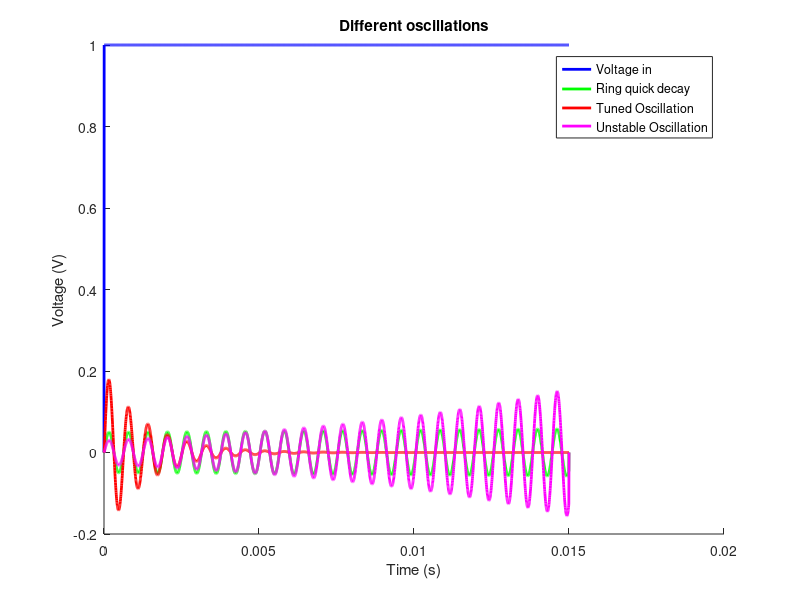
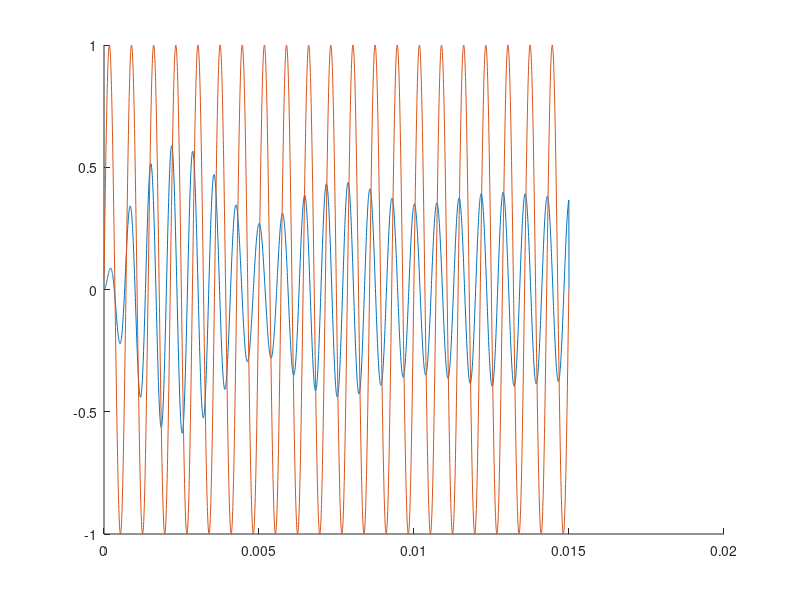
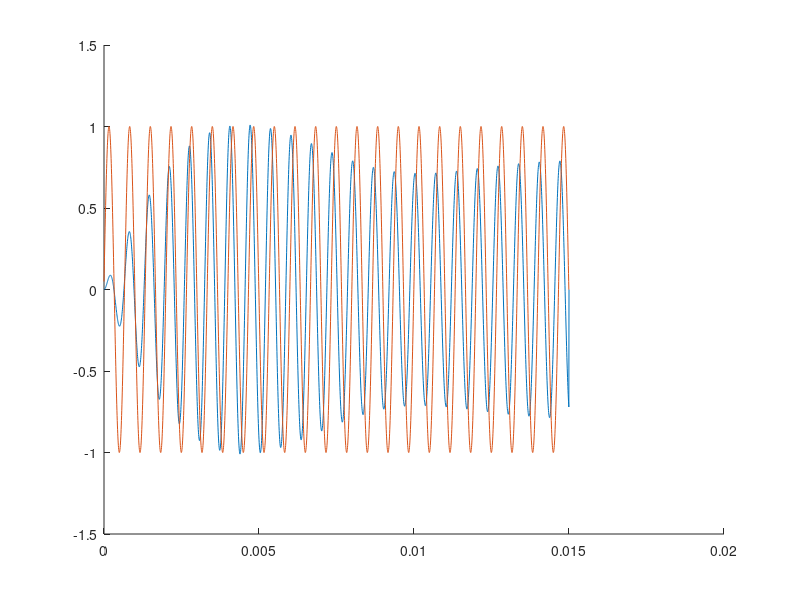
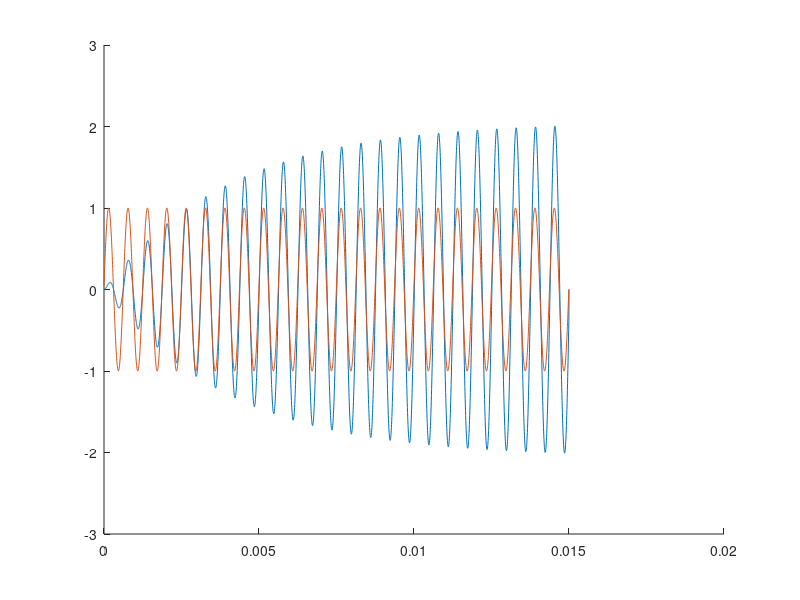

Write MATLAB code to recreate these figures, in order.
% Script to simulate RLC circuit

%% Initial constants
h = 1/(192*10^3); % h is 1/192k hz

kmax = 2880; % number of time steps

% components of circuit
% Green
R1 = 50;
L1 = 100*10^-3;
C1 = 0.1*10^-6;

% Components for other 2 circuits
% Red
R2 = 200;
L2 = 100*10^-3;
C2 = 0.1*10^-6;

% Purple
R3 = 30;
L3 = 100*10^-3;
C3 = 0.1*10^-6;


Vin = [0; ones(kmax, 1)];

Vc = 0;
I = 0;

% Matricies derived
x1 = [Vc, I; zeros(kmax, 2)];
A1 = [1, h/C1;
    -h/L1, 1-h*R1/L1];
B1 = [0; h/L1];

x2 = [Vc, I; zeros(kmax, 2)];
A2 = [1, h/C2;
    -h/L2, 1-h*R2/L2];
B2 = [0; h/L2];

x3 = [Vc, I; zeros(kmax, 2)];
A3 = [1, h/C3;
    -h/L3, 1-h*R3/L3];
B3 = [0; h/L3];

%% Simulating as time goes on
for k=2:kmax
    x1(k, :) = A1*(x1(k-1, :)')+B1*Vin(k-1, :);
    x2(k, :) = A2*(x2(k-1, :)')+B2*Vin(k-1, :);
    x3(k, :) = A3*(x3(k-1, :)')+B3*Vin(k-1, :);
end

%% Plotting
t = 0:h:kmax*h; % Make time vector

figure;
hold on;
plot(t, Vin(:, 1), 'b', 'linewidth',2);
plot(t, x1(:, 2)*R1, 'g', 'linewidth',2);
plot(t, x2(:, 2)*R2, 'r', 'linewidth',2);
plot(t, x3(:, 2)*R3, 'm', 'linewidth',2);
legend("Voltage in", "Ring quick decay", "Tuned Oscillation", "Unstable Oscillation");
ylabel("Voltage (V)");
xlabel("Time (s)");
title("Different oscillations");


%% Questions
% C changes how fast the oscillations dampen, and the decay. An increase in
% C causes the oscillations to dampen much quicker, and a smaller C causes 
% oscillations to dampen slower. It also affects the amplitude of the
% graph.

% Changing R only changes how fast the oscillation dampens. A larger R
% makes the oscillations dampen faster, and a smaller R causes them to
% dampen slower.

% Changing L changes the period of the oscillation. A larger L value makes
% the period larger.

%% Sounds
soundsc(x1); % Green
% Sounds like an even, low note
pause(1);
soundsc(x2); % Red
% Sounds like a quick, low note
pause(1);
soundsc(x3); % Purple
% Sounds like a note that is increasing in volume

%% Responses
% Setup like instructions
R = 100;
L = 100*10^-3;
C = 0.1*10^-6;

A = [1, h/C;
    -h/L, 1-h*R/L];
B = [0; h/L];

frequencies = [1400, 1500, 1600, 1800];

%Vins = zeros(kmax, numFrequency);
Vin1 = zeros(kmax+1, 1);
xf1 = [Vc, I; zeros(kmax, 2)];
for time = 1:kmax
    tabs = h*time;
    Vin1(time, :) = sin(2*pi*frequencies(1)*tabs);
    
    if time> 1
        xf1(time, :) = A*(xf1(time-1, :)')+B*Vin1(time-1, :);
    end
end

Vin2 = zeros(kmax+1, 1);
xf2 = [Vc, I; zeros(kmax, 2)];
for time = 1:kmax
    tabs = h*time;
    Vin2(time, :) = sin(2*pi*frequencies(2)*tabs);
    
    if time> 1
        xf2(time, :) = A*(xf2(time-1, :)')+B*Vin2(time-1, :);
    end
end

Vin3 = zeros(kmax+1, 1);
xf3 = [Vc, I; zeros(kmax, 2)];
for time = 1:kmax
    tabs = h*time;
    Vin3(time, :) = sin(2*pi*frequencies(3)*tabs);
    
    if time> 1
        xf3(time, :) = A*(xf3(time-1, :)')+B*Vin3(time-1, :);
    end
end

Vin4 = zeros(kmax+1, 1);
xf4 = [Vc, I; zeros(kmax, 2)];
for time = 1:kmax
    tabs = h*time;
    Vin4(time, :) = sin(2*pi*frequencies(4)*tabs);
    
    if time> 1
        xf4(time, :) = A*(xf4(time-1, :)')+B*Vin4(time-1, :);
    end
end

figure;
hold on;
plot(t, xf1(:, 2)*R);
plot(t, Vin1);

figure;
hold on;
plot(t, xf2(:, 2)*R);
plot(t, Vin2);

figure;
hold on;
plot(t, xf3(:, 2)*R);
plot(t, Vin3);

figure;
hold on;
plot(t, xf4(:, 2)*R);
plot(t, Vin4);

%% Questions
% The filter is a bandpass filter. Frequencies at a range around 1500 are
% allowed to pass, while all other frequencies have their amplitudes cut
% significantly

%% You can fix this later, basically automated with diff num frequencies
% numFrequency = size(frequencies, 2);
% 
% % Make array that is A repeated num frequency times
% multipleA = repmat({A}, 1, numFrequency);
% % Make 2*num x 2*num, where diag are A
% Aadjusted = blkdiag(multipleA{:});
% 
% 
% Badjusted = B;
% input = [Vc, I];
% for count = 1:numFrequency-1
%     Badjusted = [Badjusted; B];
%     input = [input, [Vc, I]];
% end
% 
% Vins = zeros(kmax, numFrequency);
% % Vins with columns duplicated for later
% Vins2 = zeros(kmax, numFrequency*2);
% % Constructs the v in for every frequency we are testing
% for time = 1:kmax
%     t = h*time;
%     Vins(time, :) = sin(2.*pi.*frequencies.*t);
%     for count = 1: numFrequency
%         Vins2(time, count:count+1) = sin(2.*pi.*frequencies(count).*t);
%     end
% end
% 
% % Make 2*num frequency columns (1 column for v, one for i) and k time rows
% xResponse = [input; zeros(kmax, numFrequency*2)];
% for k=2: kmax
%     xResponse(k, :) = Aadjusted*(xResponse(k-1, :)')+Badjusted.*Vins2(k-1, :)';
% end
